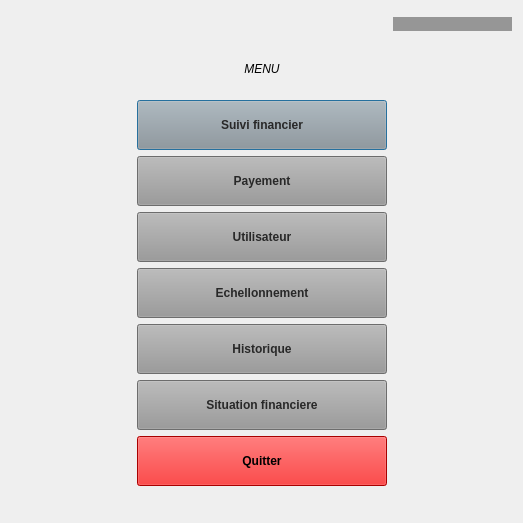
<?xml version="1.0" encoding="UTF-8"?>
<ui version="4.0">
 <class>menu</class>
 <widget class="QDialog" name="menu">
  <property name="geometry">
   <rect>
    <x>0</x>
    <y>0</y>
    <width>523</width>
    <height>523</height>
   </rect>
  </property>
  <property name="windowTitle">
   <string>MENU</string>
  </property>
  <property name="styleSheet">
   <string notr="true">QDialog{
	background-image: url(:/img/img/hero-background-15.jpg);
}</string>
  </property>
  <layout class="QGridLayout" name="gridLayout">
   <item row="0" column="1">
    <spacer name="verticalSpacer">
     <property name="orientation">
      <enum>Qt::Vertical</enum>
     </property>
     <property name="sizeHint" stdset="0">
      <size>
       <width>20</width>
       <height>22</height>
      </size>
     </property>
    </spacer>
   </item>
   <item row="3" column="1" rowspan="3">
    <layout class="QVBoxLayout" name="verticalLayout">
     <item>
      <widget class="QLabel" name="label">
       <property name="minimumSize">
        <size>
         <width>0</width>
         <height>50</height>
        </size>
       </property>
       <property name="maximumSize">
        <size>
         <width>16777215</width>
         <height>50</height>
        </size>
       </property>
       <property name="styleSheet">
        <string notr="true">QLabel{
	font: 81 15pt &quot;Fira Sans Compressed ExtraBold&quot;;
	font-style: italic;
}</string>
       </property>
       <property name="text">
        <string>MENU</string>
       </property>
       <property name="alignment">
        <set>Qt::AlignCenter</set>
       </property>
      </widget>
     </item>
     <item>
      <widget class="QPushButton" name="pushButton">
       <property name="minimumSize">
        <size>
         <width>250</width>
         <height>50</height>
        </size>
       </property>
       <property name="maximumSize">
        <size>
         <width>250</width>
         <height>50</height>
        </size>
       </property>
       <property name="cursor">
        <cursorShape>PointingHandCursor</cursorShape>
       </property>
       <property name="styleSheet">
        <string notr="true">QPushButton{
	font: 75 italic 12pt &quot;Fira Sans&quot;;
	font-weight: bold;
	background-color: rgb(152, 152, 152);
	color: rgb(40, 40, 40);
}QPushButton:pressed{
	font: 75 italic 12pt &quot;Fira Sans&quot;;
	font-weight: bold;
	background-color: rgb(81, 81, 81);
	color: rgb(211, 211, 211);
}</string>
       </property>
       <property name="text">
        <string>Suivi financier</string>
       </property>
      </widget>
     </item>
     <item>
      <widget class="QPushButton" name="pushButton_2">
       <property name="minimumSize">
        <size>
         <width>250</width>
         <height>50</height>
        </size>
       </property>
       <property name="maximumSize">
        <size>
         <width>250</width>
         <height>50</height>
        </size>
       </property>
       <property name="cursor">
        <cursorShape>PointingHandCursor</cursorShape>
       </property>
       <property name="styleSheet">
        <string notr="true">QPushButton{
	font: 75 italic 12pt &quot;Fira Sans&quot;;
	font-weight: bold;
	background-color: rgb(152, 152, 152);
	color: rgb(40, 40, 40);
}QPushButton:pressed{
	font: 75 italic 12pt &quot;Fira Sans&quot;;
	font-weight: bold;
	background-color: rgb(81, 81, 81);
	color: rgb(211, 211, 211);
}</string>
       </property>
       <property name="text">
        <string>Payement</string>
       </property>
      </widget>
     </item>
     <item>
      <widget class="QPushButton" name="pushButton_3">
       <property name="minimumSize">
        <size>
         <width>250</width>
         <height>50</height>
        </size>
       </property>
       <property name="maximumSize">
        <size>
         <width>250</width>
         <height>50</height>
        </size>
       </property>
       <property name="cursor">
        <cursorShape>PointingHandCursor</cursorShape>
       </property>
       <property name="styleSheet">
        <string notr="true">QPushButton{
	font: 75 italic 12pt &quot;Fira Sans&quot;;
	font-weight: bold;
	background-color: rgb(152, 152, 152);
	color: rgb(40, 40, 40);
}QPushButton:pressed{
	font: 75 italic 12pt &quot;Fira Sans&quot;;
	font-weight: bold;
	background-color: rgb(81, 81, 81);
	color: rgb(211, 211, 211);
}</string>
       </property>
       <property name="text">
        <string>Utilisateur</string>
       </property>
      </widget>
     </item>
     <item>
      <widget class="QPushButton" name="pushButton_4">
       <property name="minimumSize">
        <size>
         <width>250</width>
         <height>50</height>
        </size>
       </property>
       <property name="maximumSize">
        <size>
         <width>250</width>
         <height>50</height>
        </size>
       </property>
       <property name="styleSheet">
        <string notr="true">QPushButton{
	font: 75 italic 12pt &quot;Fira Sans&quot;;
	font-weight: bold;
	background-color: rgb(152, 152, 152);
	color: rgb(40, 40, 40);
}QPushButton:pressed{
	font: 75 italic 12pt &quot;Fira Sans&quot;;
	font-weight: bold;
	background-color: rgb(81, 81, 81);
	color: rgb(211, 211, 211);
}</string>
       </property>
       <property name="text">
        <string>Echellonnement</string>
       </property>
      </widget>
     </item>
     <item>
      <widget class="QPushButton" name="pushButton_5">
       <property name="minimumSize">
        <size>
         <width>250</width>
         <height>50</height>
        </size>
       </property>
       <property name="maximumSize">
        <size>
         <width>250</width>
         <height>50</height>
        </size>
       </property>
       <property name="styleSheet">
        <string notr="true">QPushButton{
	font: 75 italic 12pt &quot;Fira Sans&quot;;
	font-weight: bold;
	background-color: rgb(152, 152, 152);
	color: rgb(40, 40, 40);
}QPushButton:pressed{
	font: 75 italic 12pt &quot;Fira Sans&quot;;
	font-weight: bold;
	background-color: rgb(81, 81, 81);
	color: rgb(211, 211, 211);
}</string>
       </property>
       <property name="text">
        <string>Historique</string>
       </property>
      </widget>
     </item>
     <item>
      <widget class="QPushButton" name="financeBtn">
       <property name="minimumSize">
        <size>
         <width>250</width>
         <height>50</height>
        </size>
       </property>
       <property name="maximumSize">
        <size>
         <width>250</width>
         <height>50</height>
        </size>
       </property>
       <property name="cursor">
        <cursorShape>PointingHandCursor</cursorShape>
       </property>
       <property name="styleSheet">
        <string notr="true">QPushButton{
	font: 75 italic 12pt &quot;Fira Sans&quot;;
	font-weight: bold;
	background-color: rgb(152, 152, 152);
	color: rgb(40, 40, 40);
}QPushButton:pressed{
	font: 75 italic 12pt &quot;Fira Sans&quot;;
	font-weight: bold;
	background-color: rgb(81, 81, 81);
	color: rgb(211, 211, 211);
}</string>
       </property>
       <property name="text">
        <string>Situation financiere</string>
       </property>
      </widget>
     </item>
     <item>
      <widget class="QPushButton" name="leave">
       <property name="minimumSize">
        <size>
         <width>250</width>
         <height>50</height>
        </size>
       </property>
       <property name="maximumSize">
        <size>
         <width>250</width>
         <height>50</height>
        </size>
       </property>
       <property name="cursor">
        <cursorShape>PointingHandCursor</cursorShape>
       </property>
       <property name="styleSheet">
        <string notr="true">QPushButton{
	font: 75 italic 12pt &quot;Fira Sans&quot;;
	font-weight: bold;
	background-color: rgb(235, 0, 0);
	color: black;
}
QpushButton:pressed{
	background-color: rgb(182, 7, 7);
}</string>
       </property>
       <property name="text">
        <string>Quitter</string>
       </property>
      </widget>
     </item>
    </layout>
   </item>
   <item row="6" column="1">
    <spacer name="verticalSpacer_2">
     <property name="orientation">
      <enum>Qt::Vertical</enum>
     </property>
     <property name="sizeHint" stdset="0">
      <size>
       <width>20</width>
       <height>21</height>
      </size>
     </property>
    </spacer>
   </item>
   <item row="5" column="0">
    <spacer name="horizontalSpacer">
     <property name="orientation">
      <enum>Qt::Horizontal</enum>
     </property>
     <property name="sizeHint" stdset="0">
      <size>
       <width>118</width>
       <height>20</height>
      </size>
     </property>
    </spacer>
   </item>
   <item row="5" column="2">
    <spacer name="horizontalSpacer_2">
     <property name="orientation">
      <enum>Qt::Horizontal</enum>
     </property>
     <property name="sizeHint" stdset="0">
      <size>
       <width>117</width>
       <height>20</height>
      </size>
     </property>
    </spacer>
   </item>
   <item row="0" column="2">
    <widget class="QPushButton" name="pushButton_6">
     <property name="cursor">
      <cursorShape>PointingHandCursor</cursorShape>
     </property>
     <property name="autoFillBackground">
      <bool>false</bool>
     </property>
     <property name="styleSheet">
      <string notr="true">image: url(:/img/img/cs-user.png);
background-color: rgb(150, 150, 150);
background-image: url(:/img/img/hero-background-15.jpg);
border-color: rgba(255, 255, 255, 0);
border-bottom-color: rgba(255, 255, 255, 0);border:0px grey;
</string>
     </property>
     <property name="text">
      <string> </string>
     </property>
    </widget>
   </item>
   <item row="0" column="0">
    <widget class="QPushButton" name="pushButton_7">
     <property name="cursor">
      <cursorShape>PointingHandCursor</cursorShape>
     </property>
     <property name="styleSheet">
      <string notr="true">background-image: url(:/img/img/hero-background-15.jpg);
image: url(:/img/img/sqldeveloper.png);
border:0px grey;</string>
     </property>
     <property name="text">
      <string/>
     </property>
    </widget>
   </item>
  </layout>
 </widget>
 <resources/>
 <connections/>
</ui>
